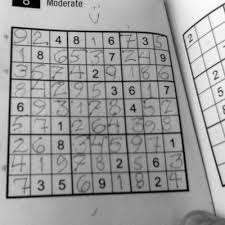
#> input picture 5_Programmation/test/4_seuillage/sudoku.jpeg, 225 x 225 px
$ python adaptif.py
#> lines starting #> are read from the running program, lines starting #| are printed output that depends on the picture
#adaptif.py / 18.11.2020 / Robin Forestier
#import de la bibliothèque opencv
import cv2

#charge l'image sudoku.jpeg dans img
img = cv2.imread('sudoku.jpeg',0)
#> img is the input picture: shape (225, 225); min 0, max 255, mean 156.7

#réalisation du seuillage adaptif gaussian
th = cv2.adaptiveThreshold(img, 255,cv2.ADAPTIVE_THRESH_GAUSSIAN_C, cv2.THRESH_BINARY, 11, 2)
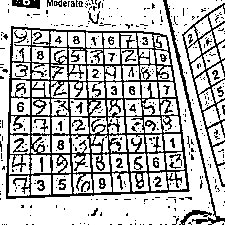
#> th: shape (225, 225); 73.4% white; black in thin lines or dots
#réalisation du seuillage adaptif moyen
th2 = cv2.adaptiveThreshold(img, 255,cv2.ADAPTIVE_THRESH_MEAN_C, cv2.THRESH_BINARY, 11, 2)
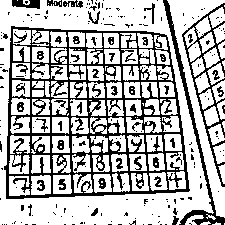
#> th2: shape (225, 225); 71.3% white; black in thin lines or dots

#affichage de l'image original et des images modifiées
cv2.imshow('gauss', th)
cv2.imshow('gauss mean', th2)
cv2.imshow('original',img)

#attendre qu'une touch soit pressée
cv2.waitKey(0)
#ferme toutes les fenêtre
cv2.destroyAllWindows()
